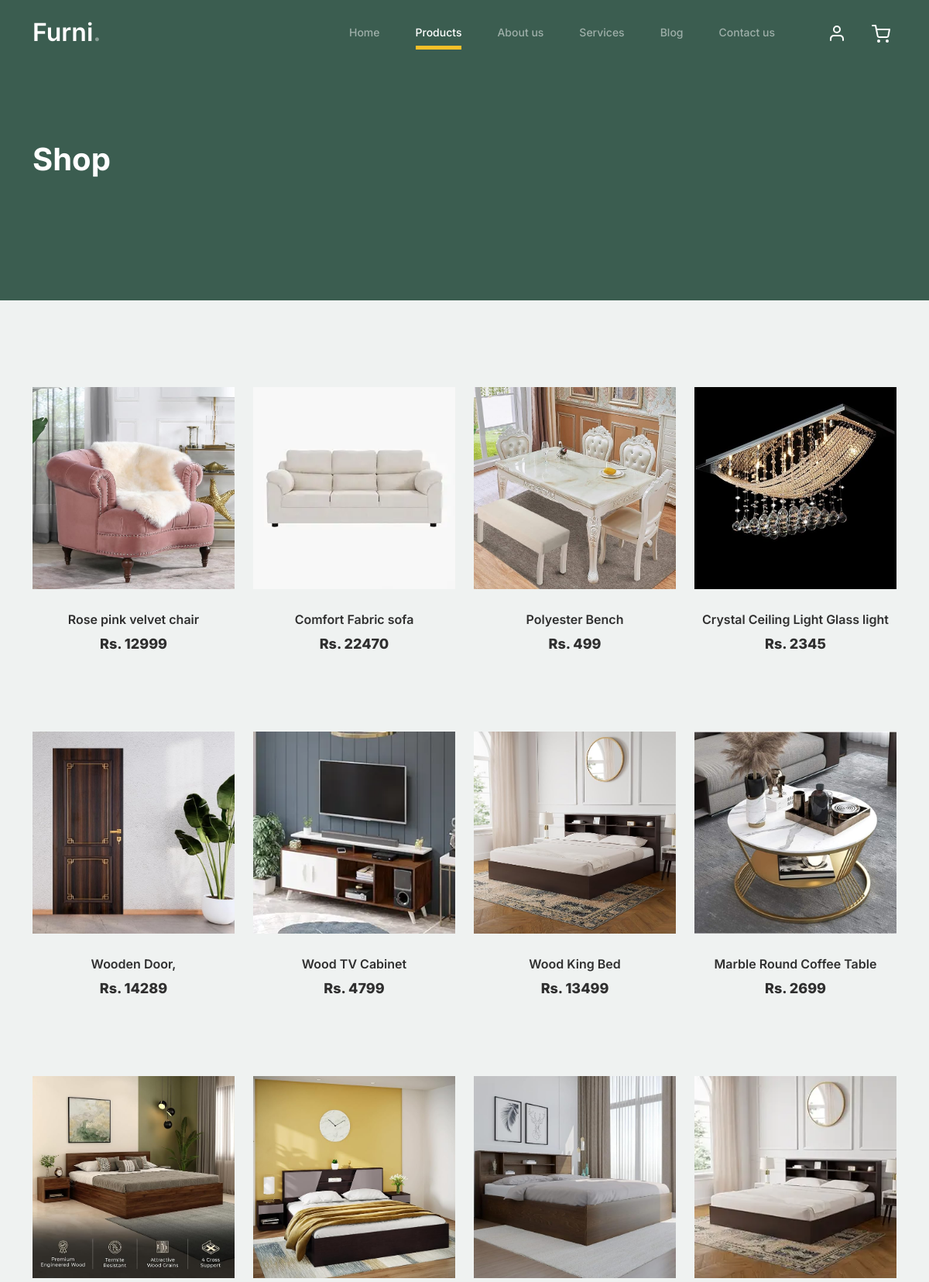
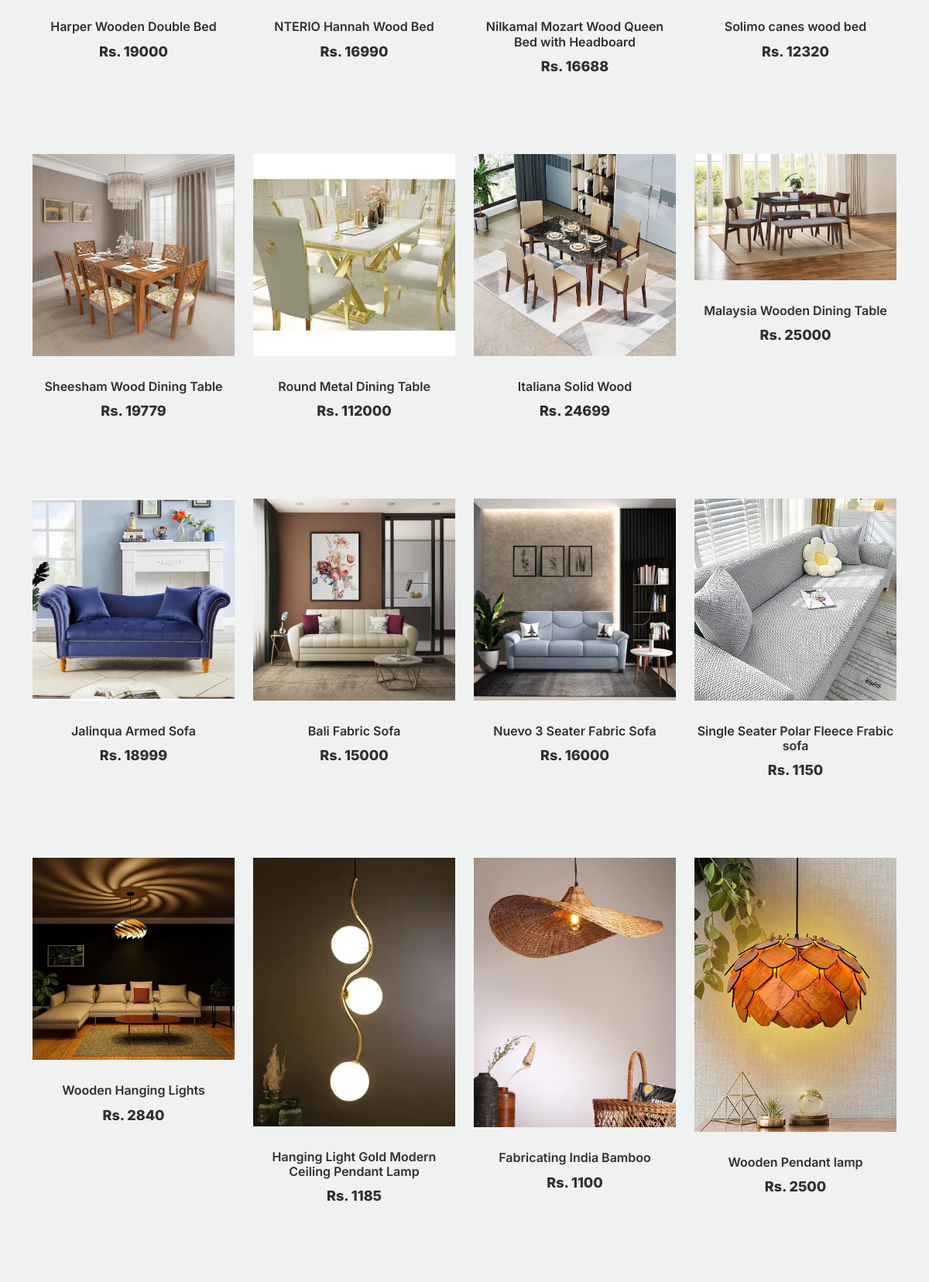
The app's page /product_page/ (upper part) with its own data (2 pictures, top to bottom).
### Furnitureapp/models.py (models this page shows)
class product_DB(models.Model):
    category_name = models.CharField(max_length=100,null=True,blank=True)
    pro_name = models.CharField(max_length=100,null=True,blank=True)
    Quantity = models.IntegerField(null=True,blank=True)
    Mrp = models.IntegerField(null=True,blank=True)
    Description = models.TextField(max_length=100,null=True,blank=True)
    country = models.CharField(max_length=100,null=True,blank=True)
    manufactured = models.CharField(max_length=100,null=True,blank=True)
    category_image1 = models.ImageField(upload_to="product",null=True,blank=True)
    category_image2 = models.ImageField(upload_to="product",null=True,blank=True)
    category_image3 = models.ImageField(upload_to="product",null=True,blank=True)

### Webapp/views.py (the view)
# urls.py: path('product_page/',views.product_page,name="product_page"),
def product_page(request):
    products = product_DB.objects.all()
    return render(request,"products.html",{'products':products})

### Webapp/templates/products.html (shortened to what this page needs)
<!doctype html>
{% load static %}
<html lang="en">
<head>
		<link href="{% static 'webpage/css/bootstrap.min.css' %}" rel="stylesheet">
		<link href="https://cdnjs.cloudflare.com/ajax/libs/font-awesome/6.0.0-beta3/css/all.min.css" rel="stylesheet">
		<link href="{% static 'webpage/css/tiny-slider.css' %}" rel="stylesheet">
		<link href="{% static 'webpage/css/style.css' %}" rel="stylesheet">
	</head>
	<body>
		<nav class="custom-navbar navbar navbar navbar-expand-md navbar-dark bg-dark" arial-label="Furni navigation bar">
			<div class="container">
				<a class="navbar-brand" href="index.html">Furni<span>.</span></a>
				<div class="collapse navbar-collapse" id="navbarsFurni">
					<ul class="custom-navbar-nav navbar-nav ms-auto mb-2 mb-md-0">
						<li class="nav-item">
							<a class="nav-link" href="{% url 'homepage' %}">Home</a>
						</li>
						<li class="active"><a class="nav-link" href="{% url 'product_page' %}">Products</a></li>
						<li><a class="nav-link" href="{% url 'about_page' %}">About us</a></li>
						<li><a class="nav-link" href="services.html">Services</a></li>
						<li><a class="nav-link" href="blog.html">Blog</a></li>
						<li><a class="nav-link" href="{% url 'contact_Page' %}">Contact us</a></li>
					</ul>
					<ul class="custom-navbar-cta navbar-nav mb-2 mb-md-0 ms-5">
						<li><a class="nav-link" href="{% url 'sign_up' %}"><img src="{% static 'webpage/images/user.svg' %}"></a></li>
						<li><a class="nav-link" href="cart.html"><img src="{% static 'webpage/images/cart.svg' %}"></a></li>
					</ul>
				</div>
			</div>
		</nav>
			<div class="hero">
				<div class="container">
					<div class="row justify-content-between">
						<div class="col-lg-5">
							<div class="intro-excerpt">
								<h1>Shop</h1>
							</div>
						</div>
						<div class="col-lg-7">
						</div>
					</div>
				</div>
			</div>
		<div class="untree_co-section product-section before-footer-section">
		    <div class="container">
		      	<div class="row">
					{% for d in products %}
					<div class="col-12 col-md-4 col-lg-3 mb-5">
						<a class="product-item" href="{% url 'single_product' sing_id=d.id %}">
							<img src="{{d.category_image1.url}}" class="img-fluid product-thumbnail">
							<h3 class="product-title">{{d.pro_name}}</h3>
							<strong class="product-price">Rs. {{d.Mrp}}</strong>
						</a>
					</div>
					{% endfor %}
		      	</div>
		    </div>
		</div>
	</body>
</html>

### Webapp/static/webpage/css/style.css (style rules this page uses)
body { overflow-x: hidden; position: relative; }
body { font-family: "Inter", sans-serif; font-weight: 400; line-height: 28px; color: #6a6a6a; font-size: 14px; background-color: #eff2f1; }
a { text-decoration: none; -webkit-transition: .3s all ease; -o-transition: .3s all ease; transition: .3s all ease; color: #2f2f2f; text-decoration: underline; }
.custom-navbar { background: #3b5d50 !important; padding-top: 20px; padding-bottom: 20px; }
.custom-navbar .navbar-brand { font-size: 32px; font-weight: 600; }
.custom-navbar .navbar-brand > span { opacity: .4; }
@media (min-width: 992px) { .custom-navbar .custom-navbar-nav li { margin-left: 15px; margin-right: 15px; } }
.custom-navbar .custom-navbar-nav li a { font-weight: 500; color: #ffffff !important; opacity: .5; -webkit-transition: .3s all ease; -o-transition: .3s all ease; transition: .3s all ease; position: relative; }
@media (min-width: 768px) { .custom-navbar .custom-navbar-nav li a:before { content: ""; position: absolute; bottom: 0; left: 8px; right: 8px; background: #f9bf29; height: 5px; opacity: 1; visibility: visible; width: 0; -webkit-transition: .15s all ease-out; -o-transition: .15s all ease-out; transition: .15s all ease-out; } }
.custom-navbar .custom-navbar-nav li.active a { opacity: 1; }
.custom-navbar .custom-navbar-nav li.active a:before { width: calc(100% - 16px); }
.custom-navbar .custom-navbar-cta { margin-left: 0 !important; -webkit-box-orient: horizontal; -webkit-box-direction: normal; -ms-flex-direction: row; flex-direction: row; }
@media (min-width: 768px) { .custom-navbar .custom-navbar-cta { margin-left: 40px !important; } }
.custom-navbar .custom-navbar-cta li { margin-left: 0px; margin-right: 0px; }
.custom-navbar .custom-navbar-cta li:first-child { margin-right: 20px; }
.hero { background: #3b5d50; padding: calc(4rem - 30px) 0 0rem 0; }
@media (min-width: 768px) { .hero { padding: calc(4rem - 30px) 0 4rem 0; } }
@media (min-width: 992px) { .hero { padding: calc(8rem - 30px) 0 8rem 0; } }
.hero .intro-excerpt { position: relative; z-index: 4; }
@media (min-width: 992px) { .hero .intro-excerpt { max-width: 450px; } }
.hero h1 { font-weight: 700; color: #ffffff; margin-bottom: 30px; }
.product-section { padding: 7rem 0; }
.product-section .product-item { text-align: center; text-decoration: none; display: block; position: relative; padding-bottom: 50px; cursor: pointer; }
.product-section .product-item .product-thumbnail { margin-bottom: 30px; position: relative; top: 0; -webkit-transition: .3s all ease; -o-transition: .3s all ease; transition: .3s all ease; }
.product-section .product-item h3 { font-weight: 600; font-size: 16px; }
.product-section .product-item strong { font-weight: 800 !important; font-size: 18px !important; }
.product-section .product-item h3, .product-section .product-item strong { color: #2f2f2f; text-decoration: none; }
.product-section .product-item:before { bottom: 0; left: 0; right: 0; position: absolute; content: ""; background: #dce5e4; height: 0%; z-index: -1; border-radius: 10px; -webkit-transition: .3s all ease; -o-transition: .3s all ease; transition: .3s all ease; }
.before-footer-section { padding: 7rem 0 12rem 0 !important; }
.untree_co-section { padding: 7rem 0; }

### records on screen
product_DB: category_image1 (picture), pro_name "Rose pink velvet chair", Mrp "12999"
product_DB: category_image1 (picture), pro_name "Comfort Fabric sofa", Mrp "22470"
product_DB: category_image1 (picture), pro_name "Polyester Bench", Mrp "499"
product_DB: category_image1 (picture), pro_name "Crystal Ceiling Light Glass light", Mrp "2345"
product_DB: category_image1 (picture), pro_name "Wooden Door,", Mrp "14289"
product_DB: category_image1 (picture), pro_name "Wood TV Cabinet", Mrp "4799"
product_DB: category_image1 (picture), pro_name "Wood King Bed", Mrp "13499"
product_DB: category_image1 (picture), pro_name "Marble Round Coffee Table", Mrp "2699"
product_DB: category_image1 (picture), pro_name "Harper Wooden Double Bed", Mrp "19000"
product_DB: category_image1 (picture), pro_name "NTERIO Hannah Wood Bed", Mrp "16990"
product_DB: category_image1 (picture), pro_name "Nilkamal Mozart Wood Queen Bed with Headboard", Mrp "16688"
product_DB: category_image1 (picture), pro_name "Solimo canes wood bed", Mrp "12320"
product_DB: category_image1 (picture), pro_name "Sheesham Wood Dining Table", Mrp "19779"
product_DB: category_image1 (picture), pro_name "Round Metal Dining Table", Mrp "112000"
product_DB: category_image1 (picture), pro_name "Italiana Solid Wood", Mrp "24699"
product_DB: category_image1 (picture), pro_name "Malaysia Wooden Dining Table", Mrp "25000"
product_DB: category_image1 (picture), pro_name "Jalinqua Armed Sofa", Mrp "18999"
product_DB: category_image1 (picture), pro_name "Bali Fabric Sofa", Mrp "15000"
product_DB: category_image1 (picture), pro_name "Nuevo 3 Seater Fabric Sofa", Mrp "16000"
product_DB: category_image1 (picture), pro_name "Single Seater Polar Fleece Frabic sofa", Mrp "1150"
product_DB: category_image1 (picture), pro_name "Wooden Hanging Lights", Mrp "2840"
product_DB: category_image1 (picture), pro_name "Hanging Light Gold Modern Ceiling Pendant Lamp", Mrp "1185"
product_DB: category_image1 (picture), pro_name "Fabricating India Bamboo", Mrp "1100"
product_DB: category_image1 (picture), pro_name "Wooden Pendant lamp", Mrp "2500"
